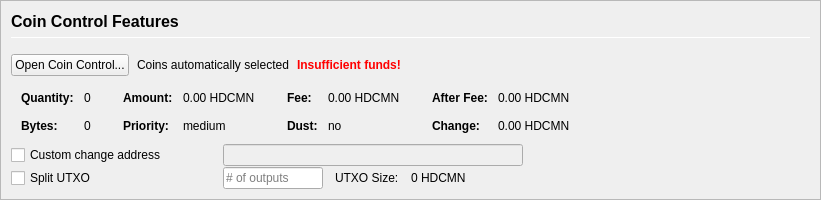
         <widget class="QFrame" name="frameCoinControl">
          <property name="sizePolicy">
           <sizepolicy hsizetype="Expanding" vsizetype="Expanding">
            <horstretch>0</horstretch>
            <verstretch>0</verstretch>
           </sizepolicy>
          </property>
          <property name="maximumSize">
           <size>
            <width>16777215</width>
            <height>16777215</height>
           </size>
          </property>
          <property name="frameShape">
           <enum>QFrame::StyledPanel</enum>
          </property>
          <property name="frameShadow">
           <enum>QFrame::Sunken</enum>
          </property>
          <layout class="QVBoxLayout" name="verticalLayoutCoinControl2">
           <property name="spacing">
            <number>0</number>
           </property>
           <property name="leftMargin">
            <number>0</number>
           </property>
           <property name="topMargin">
            <number>0</number>
           </property>
           <property name="rightMargin">
            <number>0</number>
           </property>
           <property name="bottomMargin">
            <number>0</number>
           </property>
           <item>
            <widget class="QFrame" name="frameCoinControl_BG">
             <layout class="QVBoxLayout" name="verticalLayoutCoinControl" stretch="0,0,0,0,0,0">
              <property name="spacing">
               <number>1</number>
              </property>
              <property name="leftMargin">
               <number>10</number>
              </property>
              <property name="topMargin">
               <number>10</number>
              </property>
              <item>
               <layout class="QHBoxLayout" name="horizontalLayoutCoinControl1">
                <property name="bottomMargin">
                 <number>15</number>
                </property>
                <item>
                 <layout class="QVBoxLayout" name="verticalLayout_3">
                  <property name="spacing">
                   <number>6</number>
                  </property>
                  <item>
                   <widget class="QLabel" name="labelCoinControlFeatures">
                    <property name="sizePolicy">
                     <sizepolicy hsizetype="Preferred" vsizetype="Maximum">
                      <horstretch>0</horstretch>
                      <verstretch>0</verstretch>
                     </sizepolicy>
                    </property>
                    <property name="minimumSize">
                     <size>
                      <width>0</width>
                      <height>20</height>
                     </size>
                    </property>
                    <property name="font">
                     <font>
                      <pointsize>12</pointsize>
                      <weight>75</weight>
                      <bold>true</bold>
                     </font>
                    </property>
                    <property name="styleSheet">
                     <string notr="true">font-weight:bold;</string>
                    </property>
                    <property name="text">
                     <string>Coin Control Features</string>
                    </property>
                   </widget>
                  </item>
                  <item>
                   <widget class="Line" name="line">
                    <property name="minimumSize">
                     <size>
                      <width>0</width>
                      <height>1</height>
                     </size>
                    </property>
                    <property name="maximumSize">
                     <size>
                      <width>16777215</width>
                      <height>1</height>
                     </size>
                    </property>
                    <property name="orientation">
                     <enum>Qt::Horizontal</enum>
                    </property>
                   </widget>
                  </item>
                 </layout>
                </item>
               </layout>
              </item>
              <item>
               <layout class="QHBoxLayout" name="horizontalLayoutCoinControl2" stretch="0,0,0,0">
                <property name="spacing">
                 <number>8</number>
                </property>
                <property name="bottomMargin">
                 <number>10</number>
                </property>
                <item>
                 <widget class="QPushButton" name="pushButtonCoinControl">
                  <property name="styleSheet">
                   <string notr="true"/>
                  </property>
                  <property name="text">
                   <string>Open Coin Control...</string>
                  </property>
                  <property name="autoDefault">
                   <bool>false</bool>
                  </property>
                 </widget>
                </item>
                <item>
                 <widget class="QLabel" name="labelCoinControlAutomaticallySelected">
                  <property name="text">
                   <string>Coins automatically selected</string>
                  </property>
                  <property name="margin">
                   <number>5</number>
                  </property>
                 </widget>
                </item>
                <item>
                 <widget class="QLabel" name="labelCoinControlInsuffFunds">
                  <property name="font">
                   <font>
                    <weight>75</weight>
                    <bold>true</bold>
                   </font>
                  </property>
                  <property name="styleSheet">
                   <string notr="true">color:red;font-weight:bold;</string>
                  </property>
                  <property name="text">
                   <string>Insufficient funds!</string>
                  </property>
                  <property name="margin">
                   <number>5</number>
                  </property>
                 </widget>
                </item>
                <item>
                 <spacer name="horizontalSpacerCoinControl">
                  <property name="orientation">
                   <enum>Qt::Horizontal</enum>
                  </property>
                  <property name="sizeHint" stdset="0">
                   <size>
                    <width>40</width>
                    <height>1</height>
                   </size>
                  </property>
                 </spacer>
                </item>
               </layout>
              </item>
              <item>
               <widget class="QWidget" name="widgetCoinControl" native="true">
                <property name="sizePolicy">
                 <sizepolicy hsizetype="Preferred" vsizetype="Preferred">
                  <horstretch>0</horstretch>
                  <verstretch>0</verstretch>
                 </sizepolicy>
                </property>
                <property name="minimumSize">
                 <size>
                  <width>0</width>
                  <height>0</height>
                 </size>
                </property>
                <property name="styleSheet">
                 <string notr="true"/>
                </property>
                <layout class="QHBoxLayout" name="horizontalLayoutCoinControl5">
                 <property name="leftMargin">
                  <number>0</number>
                 </property>
                 <property name="topMargin">
                  <number>0</number>
                 </property>
                 <property name="rightMargin">
                  <number>0</number>
                 </property>
                 <property name="bottomMargin">
                  <number>0</number>
                 </property>
                 <item>
                  <layout class="QHBoxLayout" name="horizontalLayoutCoinControl3" stretch="0,0,0,1">
                   <property name="spacing">
                    <number>20</number>
                   </property>
                   <property name="topMargin">
                    <number>0</number>
                   </property>
                   <property name="bottomMargin">
                    <number>10</number>
                   </property>
                   <item>
                    <layout class="QFormLayout" name="formLayoutCoinControl1">
                     <property name="horizontalSpacing">
                      <number>10</number>
                     </property>
                     <property name="verticalSpacing">
                      <number>14</number>
                     </property>
                     <property name="leftMargin">
                      <number>10</number>
                     </property>
                     <property name="topMargin">
                      <number>4</number>
                     </property>
                     <property name="rightMargin">
                      <number>6</number>
                     </property>
                     <item row="0" column="0">
                      <widget class="QLabel" name="labelCoinControlQuantityText">
                       <property name="font">
                        <font>
                         <weight>75</weight>
                         <bold>true</bold>
                        </font>
                       </property>
                       <property name="text">
                        <string>Quantity:</string>
                       </property>
                       <property name="margin">
                        <number>0</number>
                       </property>
                      </widget>
                     </item>
                     <item row="0" column="1">
                      <widget class="QLabel" name="labelCoinControlQuantity">
                       <property name="cursor">
                        <cursorShape>IBeamCursor</cursorShape>
                       </property>
                       <property name="contextMenuPolicy">
                        <enum>Qt::ActionsContextMenu</enum>
                       </property>
                       <property name="text">
                        <string notr="true">0</string>
                       </property>
                       <property name="margin">
                        <number>0</number>
                       </property>
                       <property name="textInteractionFlags">
                        <set>Qt::LinksAccessibleByMouse|Qt::TextSelectableByKeyboard|Qt::TextSelectableByMouse</set>
                       </property>
                      </widget>
                     </item>
                     <item row="1" column="0">
                      <widget class="QLabel" name="labelCoinControlBytesText">
                       <property name="font">
                        <font>
                         <weight>75</weight>
                         <bold>true</bold>
                        </font>
                       </property>
                       <property name="text">
                        <string>Bytes:</string>
                       </property>
                      </widget>
                     </item>
                     <item row="1" column="1">
                      <widget class="QLabel" name="labelCoinControlBytes">
                       <property name="cursor">
                        <cursorShape>IBeamCursor</cursorShape>
                       </property>
                       <property name="contextMenuPolicy">
                        <enum>Qt::ActionsContextMenu</enum>
                       </property>
                       <property name="text">
                        <string notr="true">0</string>
                       </property>
                       <property name="textInteractionFlags">
                        <set>Qt::LinksAccessibleByMouse|Qt::TextSelectableByKeyboard|Qt::TextSelectableByMouse</set>
                       </property>
                      </widget>
                     </item>
                    </layout>
                   </item>
                   <item>
                    <layout class="QFormLayout" name="formLayoutCoinControl2">
                     <property name="horizontalSpacing">
                      <number>10</number>
                     </property>
                     <property name="verticalSpacing">
                      <number>14</number>
                     </property>
                     <property name="leftMargin">
                      <number>6</number>
                     </property>
                     <property name="topMargin">
                      <number>4</number>
                     </property>
                     <property name="rightMargin">
                      <number>6</number>
                     </property>
                     <item row="0" column="0">
                      <widget class="QLabel" name="labelCoinControlAmountText">
                       <property name="font">
                        <font>
                         <weight>75</weight>
                         <bold>true</bold>
                        </font>
                       </property>
                       <property name="text">
                        <string>Amount:</string>
                       </property>
                       <property name="margin">
                        <number>0</number>
                       </property>
                      </widget>
                     </item>
                     <item row="0" column="1">
                      <widget class="QLabel" name="labelCoinControlAmount">
                       <property name="cursor">
                        <cursorShape>IBeamCursor</cursorShape>
                       </property>
                       <property name="contextMenuPolicy">
                        <enum>Qt::ActionsContextMenu</enum>
                       </property>
                       <property name="text">
                        <string notr="true">0.00 HDCMN</string>
                       </property>
                       <property name="textInteractionFlags">
                        <set>Qt::LinksAccessibleByMouse|Qt::TextSelectableByKeyboard|Qt::TextSelectableByMouse</set>
                       </property>
                      </widget>
                     </item>
                     <item row="1" column="0">
                      <widget class="QLabel" name="labelCoinControlPriorityText">
                       <property name="font">
                        <font>
                         <weight>75</weight>
                         <bold>true</bold>
                        </font>
                       </property>
                       <property name="text">
                        <string>Priority:</string>
                       </property>
                      </widget>
                     </item>
                     <item row="1" column="1">
                      <widget class="QLabel" name="labelCoinControlPriority">
                       <property name="cursor">
                        <cursorShape>IBeamCursor</cursorShape>
                       </property>
                       <property name="contextMenuPolicy">
                        <enum>Qt::ActionsContextMenu</enum>
                       </property>
                       <property name="text">
                        <string>medium</string>
                       </property>
                       <property name="textInteractionFlags">
                        <set>Qt::LinksAccessibleByMouse|Qt::TextSelectableByKeyboard|Qt::TextSelectableByMouse</set>
                       </property>
                      </widget>
                     </item>
                    </layout>
                   </item>
                   <item>
                    <layout class="QFormLayout" name="formLayoutCoinControl3">
                     <property name="horizontalSpacing">
                      <number>10</number>
                     </property>
                     <property name="verticalSpacing">
                      <number>14</number>
                     </property>
                     <property name="leftMargin">
                      <number>6</number>
                     </property>
                     <property name="topMargin">
                      <number>4</number>
                     </property>
                     <property name="rightMargin">
                      <number>6</number>
                     </property>
                     <item row="0" column="0">
                      <widget class="QLabel" name="labelCoinControlFeeText">
                       <property name="font">
                        <font>
                         <weight>75</weight>
                         <bold>true</bold>
                        </font>
                       </property>
                       <property name="text">
                        <string>Fee:</string>
                       </property>
                       <property name="margin">
                        <number>0</number>
                       </property>
                      </widget>
                     </item>
                     <item row="0" column="1">
                      <widget class="QLabel" name="labelCoinControlFee">
                       <property name="cursor">
                        <cursorShape>IBeamCursor</cursorShape>
                       </property>
                       <property name="contextMenuPolicy">
                        <enum>Qt::ActionsContextMenu</enum>
                       </property>
                       <property name="text">
                        <string notr="true">0.00 HDCMN</string>
                       </property>
                       <property name="textInteractionFlags">
                        <set>Qt::LinksAccessibleByMouse|Qt::TextSelectableByKeyboard|Qt::TextSelectableByMouse</set>
                       </property>
                      </widget>
                     </item>
                     <item row="1" column="0">
                      <widget class="QLabel" name="labelCoinControlLowOutputText">
                       <property name="font">
                        <font>
                         <weight>75</weight>
                         <bold>true</bold>
                        </font>
                       </property>
                       <property name="text">
                        <string>Dust:</string>
                       </property>
                      </widget>
                     </item>
                     <item row="1" column="1">
                      <widget class="QLabel" name="labelCoinControlLowOutput">
                       <property name="cursor">
                        <cursorShape>IBeamCursor</cursorShape>
                       </property>
                       <property name="contextMenuPolicy">
                        <enum>Qt::ActionsContextMenu</enum>
                       </property>
                       <property name="text">
                        <string>no</string>
                       </property>
                       <property name="textInteractionFlags">
                        <set>Qt::LinksAccessibleByMouse|Qt::TextSelectableByKeyboard|Qt::TextSelectableByMouse</set>
                       </property>
                      </widget>
                     </item>
                    </layout>
                   </item>
                   <item>
                    <layout class="QFormLayout" name="formLayoutCoinControl4">
                     <property name="horizontalSpacing">
                      <number>10</number>
                     </property>
                     <property name="verticalSpacing">
                      <number>14</number>
                     </property>
                     <property name="leftMargin">
                      <number>6</number>
                     </property>
                     <property name="topMargin">
                      <number>4</number>
                     </property>
                     <property name="rightMargin">
                      <number>6</number>
                     </property>
                     <item row="0" column="0">
                      <widget class="QLabel" name="labelCoinControlAfterFeeText">
                       <property name="font">
                        <font>
                         <weight>75</weight>
                         <bold>true</bold>
                        </font>
                       </property>
                       <property name="text">
                        <string>After Fee:</string>
                       </property>
                       <property name="margin">
                        <number>0</number>
                       </property>
                      </widget>
                     </item>
                     <item row="0" column="1">
                      <widget class="QLabel" name="labelCoinControlAfterFee">
                       <property name="cursor">
                        <cursorShape>IBeamCursor</cursorShape>
                       </property>
                       <property name="contextMenuPolicy">
                        <enum>Qt::ActionsContextMenu</enum>
                       </property>
                       <property name="text">
                        <string notr="true">0.00 HDCMN</string>
                       </property>
                       <property name="textInteractionFlags">
                        <set>Qt::LinksAccessibleByMouse|Qt::TextSelectableByKeyboard|Qt::TextSelectableByMouse</set>
                       </property>
                      </widget>
                     </item>
                     <item row="1" column="0">
                      <widget class="QLabel" name="labelCoinControlChangeText">
                       <property name="font">
                        <font>
                         <weight>75</weight>
                         <bold>true</bold>
                        </font>
                       </property>
                       <property name="text">
                        <string>Change:</string>
                       </property>
                      </widget>
                     </item>
                     <item row="1" column="1">
                      <widget class="QLabel" name="labelCoinControlChange">
                       <property name="cursor">
                        <cursorShape>IBeamCursor</cursorShape>
                       </property>
                       <property name="contextMenuPolicy">
                        <enum>Qt::ActionsContextMenu</enum>
                       </property>
                       <property name="text">
                        <string notr="true">0.00 HDCMN</string>
                       </property>
                       <property name="textInteractionFlags">
                        <set>Qt::LinksAccessibleByMouse|Qt::TextSelectableByKeyboard|Qt::TextSelectableByMouse</set>
                       </property>
                      </widget>
                     </item>
                    </layout>
                   </item>
                  </layout>
                 </item>
                </layout>
               </widget>
              </item>
              <item>
               <layout class="QHBoxLayout" name="horizontalLayoutCoinControl4">
                <property name="spacing">
                 <number>12</number>
                </property>
                <property name="sizeConstraint">
                 <enum>QLayout::SetDefaultConstraint</enum>
                </property>
                <property name="topMargin">
                 <number>0</number>
                </property>
                <property name="rightMargin">
                 <number>0</number>
                </property>
                <item>
                 <widget class="QCheckBox" name="checkBoxCoinControlChange">
                  <property name="sizePolicy">
                   <sizepolicy hsizetype="Preferred" vsizetype="Preferred">
                    <horstretch>0</horstretch>
                    <verstretch>0</verstretch>
                   </sizepolicy>
                  </property>
                  <property name="minimumSize">
                   <size>
                    <width>200</width>
                    <height>0</height>
                   </size>
                  </property>
                  <property name="maximumSize">
                   <size>
                    <width>200</width>
                    <height>16777215</height>
                   </size>
                  </property>
                  <property name="toolTip">
                   <string>If this is activated, but the change address is empty or invalid, change will be sent to a newly generated address.</string>
                  </property>
                  <property name="text">
                   <string>Custom change address</string>
                  </property>
                 </widget>
                </item>
                <item>
                 <widget class="QValidatedLineEdit" name="lineEditCoinControlChange">
                  <property name="enabled">
                   <bool>false</bool>
                  </property>
                  <property name="sizePolicy">
                   <sizepolicy hsizetype="Preferred" vsizetype="Preferred">
                    <horstretch>0</horstretch>
                    <verstretch>0</verstretch>
                   </sizepolicy>
                  </property>
                  <property name="minimumSize">
                   <size>
                    <width>300</width>
                    <height>0</height>
                   </size>
                  </property>
                 </widget>
                </item>
                <item>
                 <widget class="QLabel" name="labelCoinControlChangeLabel">
                  <property name="sizePolicy">
                   <sizepolicy hsizetype="Preferred" vsizetype="Preferred">
                    <horstretch>0</horstretch>
                    <verstretch>0</verstretch>
                   </sizepolicy>
                  </property>
                  <property name="minimumSize">
                   <size>
                    <width>100</width>
                    <height>0</height>
                   </size>
                  </property>
                  <property name="text">
                   <string/>
                  </property>
                  <property name="margin">
                   <number>3</number>
                  </property>
                 </widget>
                </item>
               </layout>
              </item>
              <item>
               <layout class="QHBoxLayout" name="horizontalLayoutCoinControl6">
                <property name="spacing">
                 <number>12</number>
                </property>
                <property name="rightMargin">
                 <number>0</number>
                </property>
                <item>
                 <widget class="QCheckBox" name="splitBlockCheckBox">
                  <property name="sizePolicy">
                   <sizepolicy hsizetype="Preferred" vsizetype="Preferred">
                    <horstretch>0</horstretch>
                    <verstretch>0</verstretch>
                   </sizepolicy>
                  </property>
                  <property name="minimumSize">
                   <size>
                    <width>200</width>
                    <height>0</height>
                   </size>
                  </property>
                  <property name="maximumSize">
                   <size>
                    <width>200</width>
                    <height>16777215</height>
                   </size>
                  </property>
                  <property name="text">
                   <string>Split UTXO</string>
                  </property>
                 </widget>
                </item>
                <item>
                 <widget class="QLineEdit" name="splitBlockLineEdit">
                  <property name="sizePolicy">
                   <sizepolicy hsizetype="Preferred" vsizetype="Preferred">
                    <horstretch>50</horstretch>
                    <verstretch>0</verstretch>
                   </sizepolicy>
                  </property>
                  <property name="minimumSize">
                   <size>
                    <width>100</width>
                    <height>0</height>
                   </size>
                  </property>
                  <property name="maximumSize">
                   <size>
                    <width>100</width>
                    <height>16777215</height>
                   </size>
                  </property>
                  <property name="placeholderText">
                   <string># of outputs</string>
                  </property>
                 </widget>
                </item>
                <item>
                 <widget class="QLabel" name="labelBlockSizeText">
                  <property name="text">
                   <string>UTXO Size:</string>
                  </property>
                 </widget>
                </item>
                <item>
                 <widget class="QLabel" name="labelBlockSize">
                  <property name="text">
                   <string>0 HDCMN</string>
                  </property>
                 </widget>
                </item>
                <item>
                 <spacer name="horizontalSpacer_7">
                  <property name="orientation">
                   <enum>Qt::Horizontal</enum>
                  </property>
                  <property name="sizeHint" stdset="0">
                   <size>
                    <width>40</width>
                    <height>20</height>
                   </size>
                  </property>
                 </spacer>
                </item>
               </layout>
              </item>
              <item>
               <spacer name="verticalSpacerCoinControl">
                <property name="orientation">
                 <enum>Qt::Vertical</enum>
                </property>
                <property name="sizeHint" stdset="0">
                 <size>
                  <width>800</width>
                  <height>1</height>
                 </size>
                </property>
               </spacer>
              </item>
             </layout>
            </widget>
           </item>
          </layout>
         </widget>
